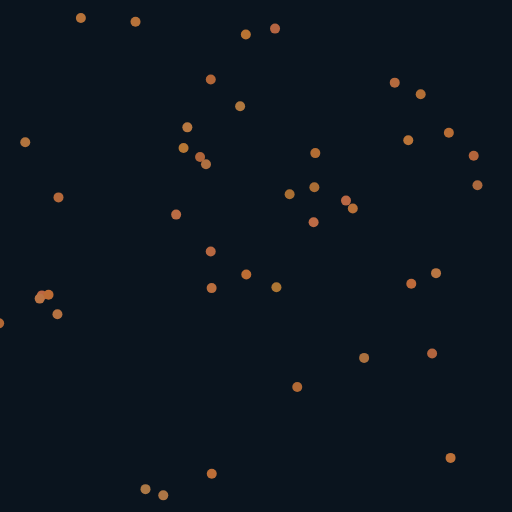
Frame 1 (no input)
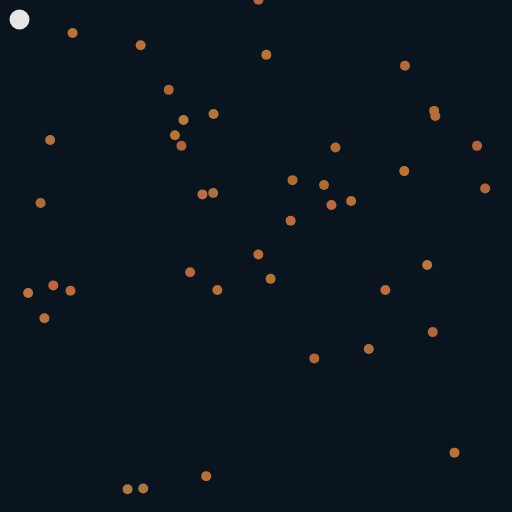
Frame 60 (no input)
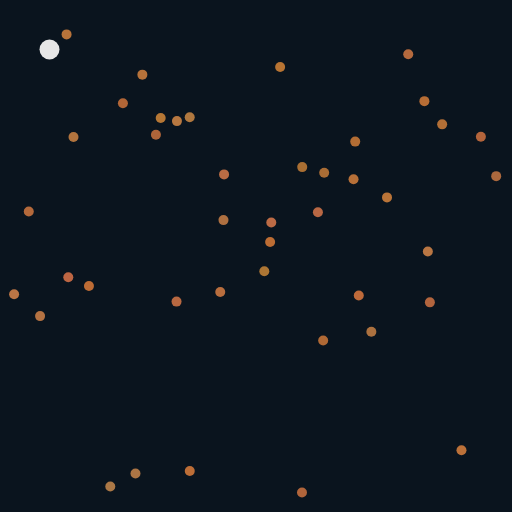
Frame 120 (the mouse pressed at the canvas centre since frame 60)

The p5.js sketch that drew these frames (run headless with seeded random() and noise() and a simulated clock; from frame 60 on, the mouse is pressed at the canvas centre):

// p5.js sketch
// ── sketch.js
const canvas_w = 512;
const canvas_h = 512;

const fish_c = [180, 110, 60];
const swan_c = [230, 230, 230];

let swan;
const leaders = [];

const fish = [];
const n_fish = 50;


function setup() {
  createCanvas(canvas_w, canvas_h);

  for (let i = 0; i < n_fish; i++) {
    const f = new Follower(5, fish_c);
    fish.push(f);
  }

  swan = new Leader(10, swan_c);
  leaders.push(swan);
}


function draw() {
  background(10, 20, 30);

  for (let i = 0; i < fish.length; i++) {
    const f = fish[i];
    f.draw();

    if (!f.has_leader) {
      f.look_for_leader(leaders);

      if (f.has_leader) {
        leaders.push(f);
      }
    }

    f.update();
  }

  swan.draw();
  swan.update();
}

// ── ball.js
class Ball {
  constructor(r, f) {
    this.r = r;
    this.fill = f;

    this.off = 0.0005;
    this.x_seed = random(100);
    this.y_seed = random(100);
    this.x_scl = width;
    this.y_scl = height;

    this.p = createVector();
    this.update();
  }

  update() {
    this.x_seed += this.off;
    this.y_seed += this.off;

    this.p.x = map(noise(this.x_seed), 0, 1, width / 2 - this.x_scl, width / 2 + this.x_scl)
    this.p.y = map(noise(this.y_seed), 0, 1, height / 2 - this.y_scl, height / 2 + this.y_scl)
  }

  draw() {
    push();

    translate(this.p.x, this.p.y);

    fill(this.fill);
    noStroke();

    ellipse(0, 0, this.r * 2, this.r * 2);

    pop();
  }
}

// ── follower.js
class Follower extends Ball {
  constructor(r, f) {
    const fill_color = color(f);
    const [cr, cg, cb, ca] = fill_color.levels;

    const d = 10;
    const noisy_fill = [
      cr + random(-d, d),
      cg + random(-d, d),
      cb + random(-d, d),
      ca,
    ];

    super(r, noisy_fill);

    this.x_scl = width;
    this.y_scl = height;

    this.vision = 50;
    this.has_leader = false;
    this.leader = null;
  }

  look_for_leader(leaders) {
    for (const leader of leaders) {
      const d = dist(leader.p.x, leader.p.y, this.p.x, this.p.y);
      const thresh = leader.r + this.r + this.vision;

      if (d <= thresh) {
        this.has_leader = true;
        this.leader = leader;
      }
    }
  }

  update() {
    if (!this.has_leader) {
      super.update();
    } else {
      const d = dist(this.leader.p.x, this.leader.p.y, this.p.x, this.p.y);
      const thresh = this.leader.r + this.r + this.vision;

      let dx = this.leader.p.x - this.p.x;
      let dy = this.leader.p.y - this.p.y;
      if (d > thresh) {
        dx = map(dx, -width, width, -5, 5);
        dy = map(dy, -height, height, -5, 5);
      } else {
        dx = constrain(dx, -0.1, 0.1);
        dy = constrain(dy, -0.1, 0.1);
      }

      this.p.x += dx;
      this.p.y += dy;
    }
  }
}

// ── leader.js
class Leader extends Ball {
  constructor(r, f) {
    super(r, f);
    this.off = 0.01;

    this.p.set(-10, -10);
  }

  update() {
    this.p.x += 0.5
    this.p.y += 0.5
  }
}
